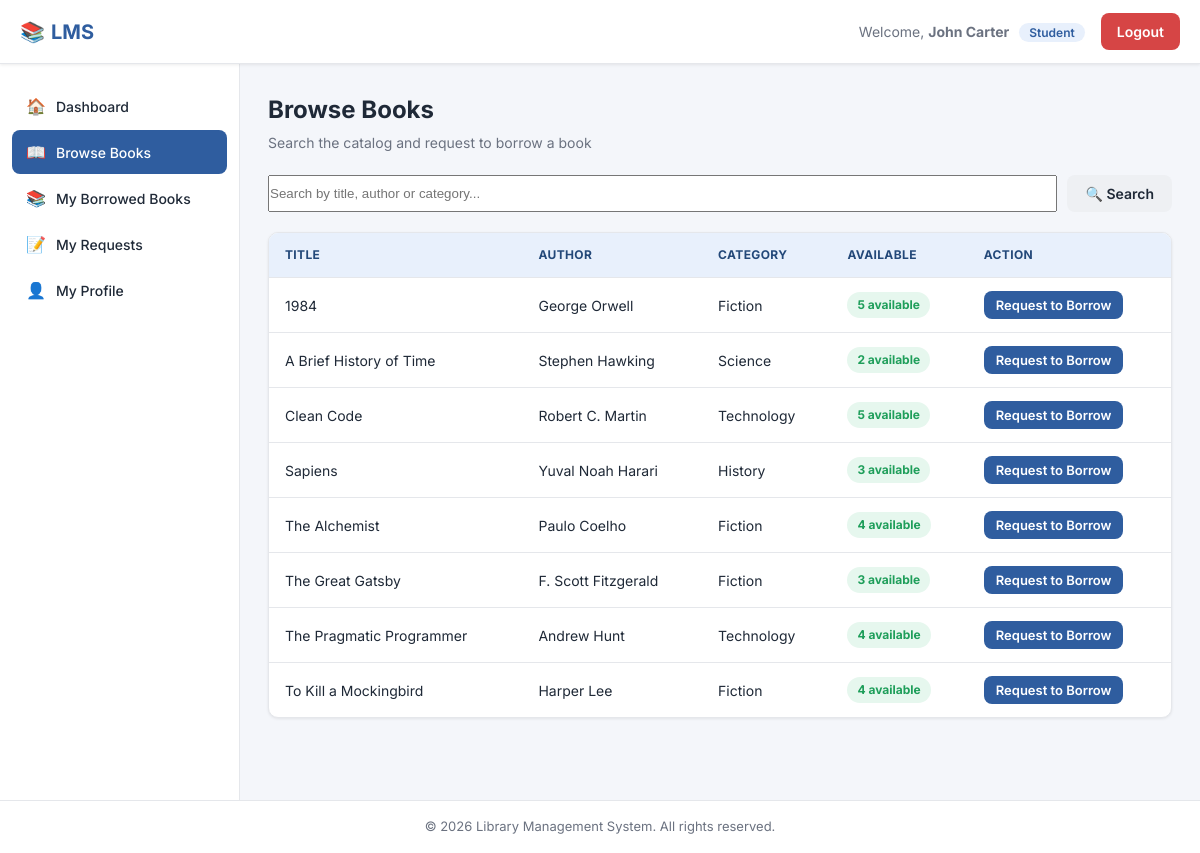
The page /student/browse_books.php (signed in) on the database its author committed.
### tables this page shows
CREATE TABLE books (
    book_id INT AUTO_INCREMENT PRIMARY KEY,
    title VARCHAR(200) NOT NULL,
    author VARCHAR(150) NOT NULL,
    isbn VARCHAR(30) NOT NULL UNIQUE,
    category VARCHAR(100) NOT NULL,
    publisher VARCHAR(150),
    publish_year YEAR,
    total_copies INT NOT NULL DEFAULT 1,
    available_copies INT NOT NULL DEFAULT 1,
    shelf_location VARCHAR(50),
    added_date TIMESTAMP DEFAULT CURRENT_TIMESTAMP
);

### student/browse_books.php (the view, shortened to what this page needs)
<?php
require_once '../config/config.php';
$search = trim($_GET['q'] ?? '');
$sql = "SELECT * FROM books";
$sql .= " ORDER BY title ASC";
$stmt = $conn->prepare($sql);
$stmt->execute();
$books = $stmt->get_result();
include '../includes/header.php';
include '../includes/student_sidebar.php';
?>
<div class="page-header">
    <div>
        <h1>Browse Books</h1>
        <p class="subtitle">Search the catalog and request to borrow a book</p>
    </div>
</div>
<form method="GET" action="browse_books.php" class="search-bar">
    <input type="text" name="q" placeholder="Search by title, author or category..." value="<?php echo htmlspecialchars($search); ?>">
    <button type="submit" class="btn btn-secondary">🔍 Search</button>
</form>
<div class="table-wrapper">
    <table>
        <thead>
            <tr><th>Title</th><th>Author</th><th>Category</th><th>Available</th><th>Action</th></tr>
        </thead>
        <tbody>
            <?php if ($books->num_rows === 0): ?>
                <tr><td colspan="5" class="text-center">No books found.</td></tr>
            <?php else: while ($book = $books->fetch_assoc()): ?>
                <tr>
                    <td><?php echo htmlspecialchars($book['title']); ?></td>
                    <td><?php echo htmlspecialchars($book['author']); ?></td>
                    <td><?php echo htmlspecialchars($book['category']); ?></td>
                    <td>
                        <?php if ($book['available_copies'] > 0): ?>
                            <span class="badge badge-success"><?php echo (int)$book['available_copies']; ?> available</span>
                        <?php else: ?>
                            <span class="badge badge-danger">Out of stock</span>
                        <?php endif; ?>
                    </td>
                    <td>
                        <form method="POST" action="browse_books.php<?php echo $search ? '?q=' . urlencode($search) : ''; ?>">
                            <button type="submit" class="btn btn-primary btn-sm" <?php echo $book['available_copies'] < 1 ? 'disabled' : ''; ?>>
                                Request to Borrow
                            </button>
                        </form>
                    </td>
                </tr>
            <?php endwhile; endif; ?>
        </tbody>
    </table>
</div>
<?php include '../includes/footer.php'; ?>

### assets/css/style.css (style rules this page uses)
:root { --primary: #2f5d9f; --primary-dark: #234879; --primary-light: #e8f0fc; --accent: #f0a500; --success: #1e9e5a; --success-bg: #e6f7ee; --danger: #d64545; --danger-bg: #fdecec; --warning: #e8a33d; --warning-bg: #fdf3e2; --text-dark: #1f2937; --text-muted: #6b7280; --border-color: #e5e7eb; --bg-body: #f4f6fa; --bg-white: #ffffff; --radius: 10px; --shadow-sm: 0 1px 3px rgba(0,0,0,0.08); --shadow-md: 0 4px 14px rgba(0,0,0,0.08); --sidebar-width: 240px; --topbar-height: 64px; }
* { margin: 0; padding: 0; box-sizing: border-box; }
body { font-family: 'Inter', -apple-system, BlinkMacSystemFont, 'Segoe UI', sans-serif; background: var(--bg-body); color: var(--text-dark); line-height: 1.5; }
button { font-family: inherit; cursor: pointer; }
.page-header { display: flex; align-items: center; justify-content: space-between; margin-bottom: 22px; flex-wrap: wrap; gap: 12px; }
.page-header h1 { font-size: 24px; font-weight: 700; }
.page-header p.subtitle { color: var(--text-muted); font-size: 14px; margin-top: 4px; }
.btn { display: inline-flex; align-items: center; gap: 6px; padding: 10px 18px; border-radius: 8px; font-size: 14px; font-weight: 600; border: none; transition: transform .1s, box-shadow .15s, background .2s; }
.btn-primary { background: var(--primary); color: #fff; }
.btn-secondary { background: #eef0f3; color: var(--text-dark); }
.btn-sm { padding: 6px 12px; font-size: 13px; }
.table-wrapper { overflow-x: auto; background: var(--bg-white); border-radius: var(--radius); border: 1px solid var(--border-color); box-shadow: var(--shadow-sm); }
table { width: 100%; border-collapse: collapse; min-width: 700px; }
thead { background: var(--primary-light); }
th, td { text-align: left; padding: 13px 16px; font-size: 14px; border-bottom: 1px solid var(--border-color); }
th { color: var(--primary-dark); font-weight: 700; text-transform: uppercase; font-size: 12px; letter-spacing: .03em; }
tbody tr:last-child td { border-bottom: none; }
.badge { padding: 4px 10px; border-radius: 20px; font-size: 12px; font-weight: 700; display: inline-block; }
.badge-success { background: var(--success-bg); color: var(--success); }
.search-bar { display: flex; gap: 10px; margin-bottom: 20px; flex-wrap: wrap; }
.search-bar input, .search-bar select { flex: 1; min-width: 180px; }

### rows shown on the page
books: title "1984", author "George Orwell", category "Fiction", available_copies "5"
books: title "A Brief History of Time", author "Stephen Hawking", category "Science", available_copies "2"
books: title "Clean Code", author "Robert C. Martin", category "Technology", available_copies "5"
books: title "Sapiens", author "Yuval Noah Harari", category "History", available_copies "3"
books: title "The Alchemist", author "Paulo Coelho", category "Fiction", available_copies "4"
books: title "The Great Gatsby", author "F. Scott Fitzgerald", category "Fiction", available_copies "3"
books: title "The Pragmatic Programmer", author "Andrew Hunt", category "Technology", available_copies "4"
books: title "To Kill a Mockingbird", author "Harper Lee", category "Fiction", available_copies "4"

### other values the page prints
$welcome_name "John Carter"
$welcome_role "Student"
